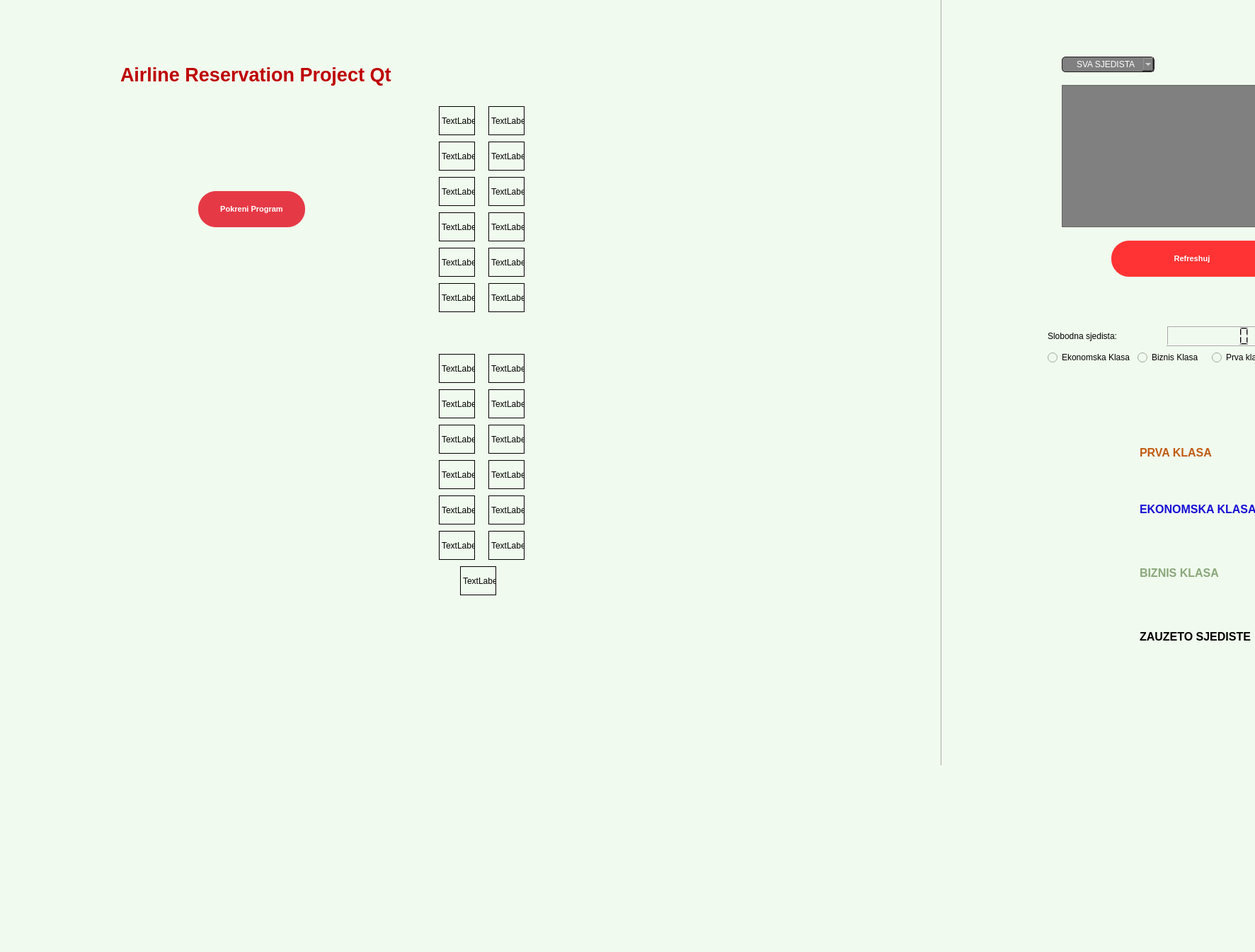
<?xml version="1.0" encoding="UTF-8"?>
<ui version="4.0">
 <class>MainWindow</class>
 <widget class="QMainWindow" name="MainWindow">
  <property name="geometry">
   <rect>
    <x>0</x>
    <y>0</y>
    <width>1773</width>
    <height>1345</height>
   </rect>
  </property>
  <property name="windowTitle">
   <string>MainWindow</string>
  </property>
  <property name="styleSheet">
   <string notr="true">background-color:#f1faee;
</string>
  </property>
  <widget class="QWidget" name="centralwidget">
   <widget class="my_label" name="label_3">
    <property name="geometry">
     <rect>
      <x>620</x>
      <y>200</y>
      <width>51</width>
      <height>41</height>
     </rect>
    </property>
    <property name="toolTip">
     <string>&lt;html&gt;&lt;head/&gt;&lt;body&gt;&lt;p&gt;&lt;span style=&quot; font-weight:600;&quot;&gt;3&lt;/span&gt;&lt;/p&gt;&lt;/body&gt;&lt;/html&gt;</string>
    </property>
    <property name="frameShape">
     <enum>QFrame::Box</enum>
    </property>
    <property name="text">
     <string>TextLabel</string>
    </property>
   </widget>
   <widget class="my_label" name="label_9">
    <property name="geometry">
     <rect>
      <x>620</x>
      <y>350</y>
      <width>51</width>
      <height>41</height>
     </rect>
    </property>
    <property name="toolTip">
     <string>&lt;html&gt;&lt;head/&gt;&lt;body&gt;&lt;p&gt;&lt;span style=&quot; font-weight:600;&quot;&gt;9&lt;/span&gt;&lt;/p&gt;&lt;/body&gt;&lt;/html&gt;</string>
    </property>
    <property name="frameShape">
     <enum>QFrame::Box</enum>
    </property>
    <property name="text">
     <string>TextLabel</string>
    </property>
   </widget>
   <widget class="my_label" name="label_5">
    <property name="geometry">
     <rect>
      <x>620</x>
      <y>250</y>
      <width>51</width>
      <height>41</height>
     </rect>
    </property>
    <property name="toolTip">
     <string>&lt;html&gt;&lt;head/&gt;&lt;body&gt;&lt;p&gt;&lt;span style=&quot; font-weight:600;&quot;&gt;5&lt;/span&gt;&lt;/p&gt;&lt;/body&gt;&lt;/html&gt;</string>
    </property>
    <property name="frameShape">
     <enum>QFrame::Box</enum>
    </property>
    <property name="text">
     <string>TextLabel</string>
    </property>
   </widget>
   <widget class="my_label" name="label_7">
    <property name="geometry">
     <rect>
      <x>620</x>
      <y>300</y>
      <width>51</width>
      <height>41</height>
     </rect>
    </property>
    <property name="toolTip">
     <string>&lt;html&gt;&lt;head/&gt;&lt;body&gt;&lt;p&gt;&lt;span style=&quot; font-weight:600;&quot;&gt;7&lt;/span&gt;&lt;/p&gt;&lt;/body&gt;&lt;/html&gt;</string>
    </property>
    <property name="frameShape">
     <enum>QFrame::Box</enum>
    </property>
    <property name="text">
     <string>TextLabel</string>
    </property>
   </widget>
   <widget class="my_label" name="label_1">
    <property name="geometry">
     <rect>
      <x>620</x>
      <y>150</y>
      <width>51</width>
      <height>41</height>
     </rect>
    </property>
    <property name="toolTip">
     <string>&lt;html&gt;&lt;head/&gt;&lt;body&gt;&lt;p&gt;&lt;span style=&quot; font-weight:600;&quot;&gt;1&lt;/span&gt;&lt;/p&gt;&lt;/body&gt;&lt;/html&gt;</string>
    </property>
    <property name="frameShape">
     <enum>QFrame::Box</enum>
    </property>
    <property name="text">
     <string>TextLabel</string>
    </property>
   </widget>
   <widget class="QLabel" name="label1">
    <property name="geometry">
     <rect>
      <x>39</x>
      <y>-10</y>
      <width>1281</width>
      <height>1061</height>
     </rect>
    </property>
    <property name="text">
     <string/>
    </property>
   </widget>
   <widget class="QPushButton" name="pushButton">
    <property name="geometry">
     <rect>
      <x>280</x>
      <y>270</y>
      <width>151</width>
      <height>51</height>
     </rect>
    </property>
    <property name="font">
     <font>
      <pointsize>-1</pointsize>
      <weight>75</weight>
      <bold>true</bold>
     </font>
    </property>
    <property name="styleSheet">
     <string notr="true">QPushButton
{
	background-color: #e63946;
	color: #fff;
	font-size: 11px;
	font-weight: bold;
	border: none;
	border-radius: 25px;
	padding: 5px;

}


QPushButton::disabled
{
	background-color: #5c5c5c;

}


QPushButton::pressed
{
	background-color: rgb(255, 183, 165);

}</string>
    </property>
    <property name="text">
     <string>Pokreni Program</string>
    </property>
   </widget>
   <widget class="my_label" name="label_4">
    <property name="geometry">
     <rect>
      <x>690</x>
      <y>200</y>
      <width>51</width>
      <height>41</height>
     </rect>
    </property>
    <property name="toolTip">
     <string>&lt;html&gt;&lt;head/&gt;&lt;body&gt;&lt;p&gt;&lt;span style=&quot; font-weight:600;&quot;&gt;4&lt;/span&gt;&lt;/p&gt;&lt;/body&gt;&lt;/html&gt;</string>
    </property>
    <property name="frameShape">
     <enum>QFrame::Box</enum>
    </property>
    <property name="text">
     <string>TextLabel</string>
    </property>
   </widget>
   <widget class="my_label" name="label_8">
    <property name="geometry">
     <rect>
      <x>690</x>
      <y>300</y>
      <width>51</width>
      <height>41</height>
     </rect>
    </property>
    <property name="toolTip">
     <string>&lt;html&gt;&lt;head/&gt;&lt;body&gt;&lt;p&gt;&lt;span style=&quot; font-weight:600;&quot;&gt;8&lt;/span&gt;&lt;/p&gt;&lt;/body&gt;&lt;/html&gt;</string>
    </property>
    <property name="frameShape">
     <enum>QFrame::Box</enum>
    </property>
    <property name="text">
     <string>TextLabel</string>
    </property>
   </widget>
   <widget class="my_label" name="label_10">
    <property name="geometry">
     <rect>
      <x>690</x>
      <y>350</y>
      <width>51</width>
      <height>41</height>
     </rect>
    </property>
    <property name="toolTip">
     <string>&lt;html&gt;&lt;head/&gt;&lt;body&gt;&lt;p&gt;&lt;span style=&quot; font-weight:600;&quot;&gt;10&lt;/span&gt;&lt;/p&gt;&lt;/body&gt;&lt;/html&gt;</string>
    </property>
    <property name="frameShape">
     <enum>QFrame::Box</enum>
    </property>
    <property name="text">
     <string>TextLabel</string>
    </property>
   </widget>
   <widget class="my_label" name="label_6">
    <property name="geometry">
     <rect>
      <x>690</x>
      <y>250</y>
      <width>51</width>
      <height>41</height>
     </rect>
    </property>
    <property name="toolTip">
     <string>&lt;html&gt;&lt;head/&gt;&lt;body&gt;&lt;p&gt;&lt;span style=&quot; font-weight:600;&quot;&gt;6&lt;/span&gt;&lt;/p&gt;&lt;/body&gt;&lt;/html&gt;</string>
    </property>
    <property name="frameShape">
     <enum>QFrame::Box</enum>
    </property>
    <property name="text">
     <string>TextLabel</string>
    </property>
   </widget>
   <widget class="my_label" name="label_2">
    <property name="geometry">
     <rect>
      <x>690</x>
      <y>150</y>
      <width>51</width>
      <height>41</height>
     </rect>
    </property>
    <property name="toolTip">
     <string>&lt;html&gt;&lt;head/&gt;&lt;body&gt;&lt;p&gt;&lt;span style=&quot; font-weight:600;&quot;&gt;2&lt;/span&gt;&lt;/p&gt;&lt;/body&gt;&lt;/html&gt;</string>
    </property>
    <property name="frameShape">
     <enum>QFrame::Box</enum>
    </property>
    <property name="text">
     <string>TextLabel</string>
    </property>
   </widget>
   <widget class="my_label" name="label_15">
    <property name="geometry">
     <rect>
      <x>620</x>
      <y>550</y>
      <width>51</width>
      <height>41</height>
     </rect>
    </property>
    <property name="toolTip">
     <string>&lt;html&gt;&lt;head/&gt;&lt;body&gt;&lt;p&gt;&lt;span style=&quot; font-weight:600;&quot;&gt;15&lt;/span&gt;&lt;/p&gt;&lt;/body&gt;&lt;/html&gt;</string>
    </property>
    <property name="frameShape">
     <enum>QFrame::Box</enum>
    </property>
    <property name="text">
     <string>TextLabel</string>
    </property>
   </widget>
   <widget class="my_label" name="label_17">
    <property name="geometry">
     <rect>
      <x>620</x>
      <y>600</y>
      <width>51</width>
      <height>41</height>
     </rect>
    </property>
    <property name="toolTip">
     <string>&lt;html&gt;&lt;head/&gt;&lt;body&gt;&lt;p&gt;&lt;span style=&quot; font-weight:600;&quot;&gt;17&lt;/span&gt;&lt;/p&gt;&lt;/body&gt;&lt;/html&gt;</string>
    </property>
    <property name="frameShape">
     <enum>QFrame::Box</enum>
    </property>
    <property name="text">
     <string>TextLabel</string>
    </property>
   </widget>
   <widget class="my_label" name="label_13">
    <property name="geometry">
     <rect>
      <x>620</x>
      <y>500</y>
      <width>51</width>
      <height>41</height>
     </rect>
    </property>
    <property name="cursor">
     <cursorShape>ArrowCursor</cursorShape>
    </property>
    <property name="toolTip">
     <string>&lt;html&gt;&lt;head/&gt;&lt;body&gt;&lt;p&gt;&lt;span style=&quot; font-weight:600;&quot;&gt;13&lt;/span&gt;&lt;/p&gt;&lt;/body&gt;&lt;/html&gt;</string>
    </property>
    <property name="frameShape">
     <enum>QFrame::Box</enum>
    </property>
    <property name="text">
     <string>TextLabel</string>
    </property>
   </widget>
   <widget class="my_label" name="label_14">
    <property name="geometry">
     <rect>
      <x>690</x>
      <y>500</y>
      <width>51</width>
      <height>41</height>
     </rect>
    </property>
    <property name="toolTip">
     <string>&lt;html&gt;&lt;head/&gt;&lt;body&gt;&lt;p&gt;&lt;span style=&quot; font-weight:600;&quot;&gt;14&lt;/span&gt;&lt;/p&gt;&lt;/body&gt;&lt;/html&gt;</string>
    </property>
    <property name="frameShape">
     <enum>QFrame::Box</enum>
    </property>
    <property name="text">
     <string>TextLabel</string>
    </property>
   </widget>
   <widget class="my_label" name="label_18">
    <property name="geometry">
     <rect>
      <x>690</x>
      <y>600</y>
      <width>51</width>
      <height>41</height>
     </rect>
    </property>
    <property name="toolTip">
     <string>&lt;html&gt;&lt;head/&gt;&lt;body&gt;&lt;p&gt;&lt;span style=&quot; font-weight:600;&quot;&gt;18&lt;/span&gt;&lt;/p&gt;&lt;/body&gt;&lt;/html&gt;</string>
    </property>
    <property name="frameShape">
     <enum>QFrame::Box</enum>
    </property>
    <property name="text">
     <string>TextLabel</string>
    </property>
   </widget>
   <widget class="my_label" name="label_16">
    <property name="geometry">
     <rect>
      <x>690</x>
      <y>550</y>
      <width>51</width>
      <height>41</height>
     </rect>
    </property>
    <property name="toolTip">
     <string>&lt;html&gt;&lt;head/&gt;&lt;body&gt;&lt;p&gt;&lt;span style=&quot; font-weight:600;&quot;&gt;16&lt;/span&gt;&lt;/p&gt;&lt;/body&gt;&lt;/html&gt;</string>
    </property>
    <property name="frameShape">
     <enum>QFrame::Box</enum>
    </property>
    <property name="text">
     <string>TextLabel</string>
    </property>
   </widget>
   <widget class="my_label" name="label_12">
    <property name="geometry">
     <rect>
      <x>690</x>
      <y>400</y>
      <width>51</width>
      <height>41</height>
     </rect>
    </property>
    <property name="toolTip">
     <string>&lt;html&gt;&lt;head/&gt;&lt;body&gt;&lt;p&gt;&lt;span style=&quot; font-weight:600;&quot;&gt;12&lt;/span&gt;&lt;/p&gt;&lt;/body&gt;&lt;/html&gt;</string>
    </property>
    <property name="frameShape">
     <enum>QFrame::Box</enum>
    </property>
    <property name="text">
     <string>TextLabel</string>
    </property>
   </widget>
   <widget class="my_label" name="label_11">
    <property name="geometry">
     <rect>
      <x>620</x>
      <y>400</y>
      <width>51</width>
      <height>41</height>
     </rect>
    </property>
    <property name="toolTip">
     <string>&lt;html&gt;&lt;head/&gt;&lt;body&gt;&lt;p&gt;&lt;span style=&quot; font-weight:600;&quot;&gt;11&lt;/span&gt;&lt;/p&gt;&lt;/body&gt;&lt;/html&gt;</string>
    </property>
    <property name="frameShape">
     <enum>QFrame::Box</enum>
    </property>
    <property name="text">
     <string>TextLabel</string>
    </property>
   </widget>
   <widget class="my_label" name="label_20">
    <property name="geometry">
     <rect>
      <x>690</x>
      <y>650</y>
      <width>51</width>
      <height>41</height>
     </rect>
    </property>
    <property name="toolTip">
     <string>&lt;html&gt;&lt;head/&gt;&lt;body&gt;&lt;p&gt;&lt;span style=&quot; font-weight:600;&quot;&gt;20&lt;/span&gt;&lt;/p&gt;&lt;/body&gt;&lt;/html&gt;</string>
    </property>
    <property name="frameShape">
     <enum>QFrame::Box</enum>
    </property>
    <property name="text">
     <string>TextLabel</string>
    </property>
   </widget>
   <widget class="my_label" name="label_24">
    <property name="geometry">
     <rect>
      <x>690</x>
      <y>750</y>
      <width>51</width>
      <height>41</height>
     </rect>
    </property>
    <property name="toolTip">
     <string>&lt;html&gt;&lt;head/&gt;&lt;body&gt;&lt;p&gt;&lt;span style=&quot; font-weight:600;&quot;&gt;24&lt;/span&gt;&lt;/p&gt;&lt;/body&gt;&lt;/html&gt;</string>
    </property>
    <property name="frameShape">
     <enum>QFrame::Box</enum>
    </property>
    <property name="text">
     <string>TextLabel</string>
    </property>
   </widget>
   <widget class="my_label" name="label_23">
    <property name="geometry">
     <rect>
      <x>620</x>
      <y>750</y>
      <width>51</width>
      <height>41</height>
     </rect>
    </property>
    <property name="toolTip">
     <string>&lt;html&gt;&lt;head/&gt;&lt;body&gt;&lt;p&gt;&lt;span style=&quot; font-weight:600;&quot;&gt;23&lt;/span&gt;&lt;/p&gt;&lt;/body&gt;&lt;/html&gt;</string>
    </property>
    <property name="frameShape">
     <enum>QFrame::Box</enum>
    </property>
    <property name="text">
     <string>TextLabel</string>
    </property>
   </widget>
   <widget class="my_label" name="label_21">
    <property name="geometry">
     <rect>
      <x>620</x>
      <y>700</y>
      <width>51</width>
      <height>41</height>
     </rect>
    </property>
    <property name="toolTip">
     <string>&lt;html&gt;&lt;head/&gt;&lt;body&gt;&lt;p&gt;&lt;span style=&quot; font-weight:600;&quot;&gt;21&lt;/span&gt;&lt;/p&gt;&lt;/body&gt;&lt;/html&gt;</string>
    </property>
    <property name="frameShape">
     <enum>QFrame::Box</enum>
    </property>
    <property name="text">
     <string>TextLabel</string>
    </property>
   </widget>
   <widget class="my_label" name="label_19">
    <property name="geometry">
     <rect>
      <x>620</x>
      <y>650</y>
      <width>51</width>
      <height>41</height>
     </rect>
    </property>
    <property name="toolTip">
     <string>&lt;html&gt;&lt;head/&gt;&lt;body&gt;&lt;p&gt;&lt;span style=&quot; font-weight:600;&quot;&gt;19&lt;/span&gt;&lt;/p&gt;&lt;/body&gt;&lt;/html&gt;</string>
    </property>
    <property name="frameShape">
     <enum>QFrame::Box</enum>
    </property>
    <property name="text">
     <string>TextLabel</string>
    </property>
   </widget>
   <widget class="my_label" name="label_22">
    <property name="geometry">
     <rect>
      <x>690</x>
      <y>700</y>
      <width>51</width>
      <height>41</height>
     </rect>
    </property>
    <property name="toolTip">
     <string>&lt;html&gt;&lt;head/&gt;&lt;body&gt;&lt;p&gt;&lt;span style=&quot; font-weight:600;&quot;&gt;22&lt;/span&gt;&lt;/p&gt;&lt;/body&gt;&lt;/html&gt;</string>
    </property>
    <property name="frameShape">
     <enum>QFrame::Box</enum>
    </property>
    <property name="text">
     <string>TextLabel</string>
    </property>
   </widget>
   <widget class="my_label" name="label_25">
    <property name="geometry">
     <rect>
      <x>650</x>
      <y>800</y>
      <width>51</width>
      <height>41</height>
     </rect>
    </property>
    <property name="toolTip">
     <string>&lt;html&gt;&lt;head/&gt;&lt;body&gt;&lt;p&gt;&lt;span style=&quot; font-weight:600;&quot;&gt;25&lt;/span&gt;&lt;/p&gt;&lt;/body&gt;&lt;/html&gt;</string>
    </property>
    <property name="frameShape">
     <enum>QFrame::Box</enum>
    </property>
    <property name="text">
     <string>TextLabel</string>
    </property>
   </widget>
   <widget class="QTableView" name="tableView">
    <property name="geometry">
     <rect>
      <x>1500</x>
      <y>120</y>
      <width>331</width>
      <height>201</height>
     </rect>
    </property>
    <property name="styleSheet">
     <string notr="true">QTableView
{
 color: white;
    background-color: gray;

}


QTableView::disabled
{
    background-color: #242526;
    border: 1px solid #32414B;
    color: #656565;
    gridline-color: #656565;
    outline : 0;

}


QTableView::item:hover 
{
    background-color: #bcbdbb;
    color: #000;

}


QTableView::item:selected 
{
	background-color: #ff3333;
    color: #000;

}


QTableView::item:selected:disabled
{
    background-color: #1a1b1c;
    border: 2px solid #525251;
    color: #656565;

}</string>
    </property>
    <property name="gridStyle">
     <enum>Qt::SolidLine</enum>
    </property>
    <property name="sortingEnabled">
     <bool>true</bool>
    </property>
    <attribute name="verticalHeaderShowSortIndicator" stdset="0">
     <bool>true</bool>
    </attribute>
   </widget>
   <widget class="QPushButton" name="pushButton_2">
    <property name="enabled">
     <bool>true</bool>
    </property>
    <property name="geometry">
     <rect>
      <x>1570</x>
      <y>340</y>
      <width>231</width>
      <height>51</height>
     </rect>
    </property>
    <property name="styleSheet">
     <string notr="true">QPushButton
{
	background-color: #ff3333;
	color: #fff;
	font-size: 11px;
	font-weight: bold;
	border: none;
	border-radius: 25px;
	padding: 5px;

}


QPushButton::disabled
{
	background-color: #5c5c5c;

}


QPushButton::pressed
{
	background-color: rgb(255, 183, 165);

}

</string>
    </property>
    <property name="text">
     <string>Refreshuj </string>
    </property>
   </widget>
   <widget class="QLabel" name="poctnaLabela">
    <property name="geometry">
     <rect>
      <x>170</x>
      <y>80</y>
      <width>411</width>
      <height>51</height>
     </rect>
    </property>
    <property name="toolTip">
     <string>&lt;html&gt;&lt;head/&gt;&lt;body&gt;&lt;p&gt;&lt;span style=&quot; font-size:22pt; font-weight:600; color:#710000;&quot;&gt;Airplain Project Qt&lt;/span&gt;&lt;/p&gt;&lt;/body&gt;&lt;/html&gt;</string>
    </property>
    <property name="text">
     <string>&lt;html&gt;&lt;head/&gt;&lt;body&gt;&lt;p&gt;&lt;span style=&quot; font-size:20pt; font-weight:600; color:#be0104;&quot;&gt;Airline Reservation Project Qt&lt;/span&gt;&lt;/p&gt;&lt;/body&gt;&lt;/html&gt;</string>
    </property>
   </widget>
   <widget class="QLabel" name="label_26">
    <property name="geometry">
     <rect>
      <x>1500</x>
      <y>690</y>
      <width>91</width>
      <height>71</height>
     </rect>
    </property>
    <property name="whatsThis">
     <string>&lt;!DOCTYPE HTML PUBLIC &quot;-//W3C//DTD HTML 4.0//EN&quot; &quot;http://www.w3.org/TR/REC-html40/strict.dtd&quot;&gt;
&lt;html&gt;&lt;head&gt;&lt;meta name=&quot;qrichtext&quot; content=&quot;1&quot; /&gt;&lt;style type=&quot;text/css&quot;&gt;
p, li { white-space: pre-wrap; }
&lt;/style&gt;&lt;/head&gt;&lt;body style=&quot; font-family:'MS Shell Dlg 2'; font-size:8pt; font-weight:400; font-style:normal;&quot;&gt;
&lt;p style=&quot;-qt-paragraph-type:empty; margin-top:12px; margin-bottom:12px; margin-left:0px; margin-right:0px; -qt-block-indent:0; text-indent:0px;&quot;&gt;&lt;br /&gt;&lt;/p&gt;&lt;/body&gt;&lt;/html&gt;</string>
    </property>
    <property name="text">
     <string/>
    </property>
    <property name="pixmap">
     <pixmap resource="res.qrc">:/new/prefix1/papa.png</pixmap>
    </property>
    <property name="scaledContents">
     <bool>true</bool>
    </property>
   </widget>
   <widget class="QLabel" name="label_27">
    <property name="geometry">
     <rect>
      <x>1500</x>
      <y>780</y>
      <width>91</width>
      <height>71</height>
     </rect>
    </property>
    <property name="text">
     <string/>
    </property>
    <property name="pixmap">
     <pixmap resource="res.qrc">:/new/prefix1/papa3.png</pixmap>
    </property>
    <property name="scaledContents">
     <bool>true</bool>
    </property>
   </widget>
   <widget class="QLabel" name="label_29">
    <property name="geometry">
     <rect>
      <x>1610</x>
      <y>710</y>
      <width>181</width>
      <height>16</height>
     </rect>
    </property>
    <property name="font">
     <font>
      <family>MS Sans Serif</family>
      <pointsize>12</pointsize>
     </font>
    </property>
    <property name="text">
     <string>&lt;html&gt;&lt;head/&gt;&lt;body&gt;&lt;p&gt;&lt;span style=&quot; font-weight:600; color:#150ed6;&quot;&gt;EKONOMSKA KLASA&lt;/span&gt;&lt;/p&gt;&lt;/body&gt;&lt;/html&gt;</string>
    </property>
    <property name="scaledContents">
     <bool>false</bool>
    </property>
   </widget>
   <widget class="QLabel" name="label_30">
    <property name="geometry">
     <rect>
      <x>1610</x>
      <y>800</y>
      <width>171</width>
      <height>16</height>
     </rect>
    </property>
    <property name="font">
     <font>
      <family>MS Sans Serif</family>
      <pointsize>12</pointsize>
     </font>
    </property>
    <property name="text">
     <string>&lt;html&gt;&lt;head/&gt;&lt;body&gt;&lt;p&gt;&lt;span style=&quot; font-weight:600; color:#89a77a;&quot;&gt;BIZNIS KLASA&lt;/span&gt;&lt;/p&gt;&lt;/body&gt;&lt;/html&gt;</string>
    </property>
    <property name="scaledContents">
     <bool>false</bool>
    </property>
   </widget>
   <widget class="QLabel" name="label_28">
    <property name="geometry">
     <rect>
      <x>1500</x>
      <y>610</y>
      <width>91</width>
      <height>71</height>
     </rect>
    </property>
    <property name="text">
     <string/>
    </property>
    <property name="pixmap">
     <pixmap resource="res.qrc">:/new/prefix1/papa2.png</pixmap>
    </property>
    <property name="scaledContents">
     <bool>true</bool>
    </property>
   </widget>
   <widget class="QLabel" name="label_31">
    <property name="geometry">
     <rect>
      <x>1610</x>
      <y>630</y>
      <width>171</width>
      <height>16</height>
     </rect>
    </property>
    <property name="font">
     <font>
      <family>MS Sans Serif</family>
      <pointsize>12</pointsize>
     </font>
    </property>
    <property name="text">
     <string>&lt;html&gt;&lt;head/&gt;&lt;body&gt;&lt;p&gt;&lt;span style=&quot; font-weight:600; color:#c15b12;&quot;&gt;PRVA KLASA&lt;/span&gt;&lt;/p&gt;&lt;/body&gt;&lt;/html&gt;</string>
    </property>
    <property name="scaledContents">
     <bool>false</bool>
    </property>
   </widget>
   <widget class="QLabel" name="label_32">
    <property name="geometry">
     <rect>
      <x>1500</x>
      <y>870</y>
      <width>91</width>
      <height>71</height>
     </rect>
    </property>
    <property name="text">
     <string/>
    </property>
    <property name="pixmap">
     <pixmap resource="res.qrc">:/new/prefix1/papa4.png</pixmap>
    </property>
    <property name="scaledContents">
     <bool>true</bool>
    </property>
   </widget>
   <widget class="QLabel" name="label_33">
    <property name="geometry">
     <rect>
      <x>1610</x>
      <y>890</y>
      <width>171</width>
      <height>16</height>
     </rect>
    </property>
    <property name="font">
     <font>
      <family>MS Sans Serif</family>
      <pointsize>12</pointsize>
     </font>
    </property>
    <property name="text">
     <string>&lt;html&gt;&lt;head/&gt;&lt;body&gt;&lt;p&gt;&lt;span style=&quot; font-weight:600;&quot;&gt;ZAUZETO SJEDISTE&lt;/span&gt;&lt;/p&gt;&lt;/body&gt;&lt;/html&gt;</string>
    </property>
    <property name="scaledContents">
     <bool>false</bool>
    </property>
   </widget>
   <widget class="QComboBox" name="comboBox">
    <property name="geometry">
     <rect>
      <x>1500</x>
      <y>80</y>
      <width>131</width>
      <height>22</height>
     </rect>
    </property>
    <property name="styleSheet">
     <string notr="true">QComboBox
{
    color: white;
    background-color: gray;
    border-style: solid;
    border: 1px solid #1e1e1e;
    border-radius: 5;
    padding: 1px 0px 1px 20px;
}
QListView::item
{
	color: #31cecb;
	background-color: #454e5e;
	border: none;
	padding: 5px;
	border-radius: 0px;
	padding-left : 10px;
	height: 42px;

}
QListView::item:selected
{
	color: #000;
	background-color: #ff3333;

}</string>
    </property>
    <item>
     <property name="text">
      <string>SVA SJEDISTA</string>
     </property>
    </item>
    <item>
     <property name="text">
      <string>PRVA KLASA</string>
     </property>
    </item>
    <item>
     <property name="text">
      <string>BIZNIS KLASA</string>
     </property>
    </item>
    <item>
     <property name="text">
      <string>EKONOMSKA KLASA</string>
     </property>
    </item>
   </widget>
   <widget class="QWidget" name="layoutWidget">
    <property name="geometry">
     <rect>
      <x>1480</x>
      <y>460</y>
      <width>330</width>
      <height>55</height>
     </rect>
    </property>
    <layout class="QVBoxLayout" name="verticalLayout">
     <item>
      <layout class="QHBoxLayout" name="horizontalLayout_2">
       <item>
        <widget class="QLabel" name="label">
         <property name="font">
          <font>
           <family>MS Sans Serif</family>
          </font>
         </property>
         <property name="text">
          <string>Slobodna sjedista:</string>
         </property>
        </widget>
       </item>
       <item>
        <widget class="QLCDNumber" name="lcdNumber"/>
       </item>
      </layout>
     </item>
     <item>
      <layout class="QHBoxLayout" name="horizontalLayout">
       <item>
        <widget class="QRadioButton" name="radioButton_3">
         <property name="font">
          <font>
           <family>MS Sans Serif</family>
          </font>
         </property>
         <property name="text">
          <string>Ekonomska Klasa</string>
         </property>
        </widget>
       </item>
       <item>
        <widget class="QRadioButton" name="radioButton_2">
         <property name="font">
          <font>
           <family>MS Sans Serif</family>
          </font>
         </property>
         <property name="text">
          <string>Biznis Klasa</string>
         </property>
        </widget>
       </item>
       <item>
        <widget class="QRadioButton" name="radioButton">
         <property name="font">
          <font>
           <family>MS Sans Serif</family>
          </font>
         </property>
         <property name="text">
          <string>Prva klasa</string>
         </property>
        </widget>
       </item>
      </layout>
     </item>
    </layout>
   </widget>
   <widget class="Line" name="line">
    <property name="geometry">
     <rect>
      <x>1320</x>
      <y>-20</y>
      <width>20</width>
      <height>1101</height>
     </rect>
    </property>
    <property name="orientation">
     <enum>Qt::Vertical</enum>
    </property>
   </widget>
   <zorder>layoutWidget</zorder>
   <zorder>label1</zorder>
   <zorder>label_3</zorder>
   <zorder>label_9</zorder>
   <zorder>label_5</zorder>
   <zorder>label_7</zorder>
   <zorder>label_1</zorder>
   <zorder>pushButton</zorder>
   <zorder>label_4</zorder>
   <zorder>label_8</zorder>
   <zorder>label_10</zorder>
   <zorder>label_6</zorder>
   <zorder>label_2</zorder>
   <zorder>label_15</zorder>
   <zorder>label_17</zorder>
   <zorder>label_13</zorder>
   <zorder>label_14</zorder>
   <zorder>label_18</zorder>
   <zorder>label_16</zorder>
   <zorder>label_12</zorder>
   <zorder>label_11</zorder>
   <zorder>label_20</zorder>
   <zorder>label_24</zorder>
   <zorder>label_23</zorder>
   <zorder>label_21</zorder>
   <zorder>label_19</zorder>
   <zorder>label_22</zorder>
   <zorder>label_25</zorder>
   <zorder>tableView</zorder>
   <zorder>pushButton_2</zorder>
   <zorder>poctnaLabela</zorder>
   <zorder>label_26</zorder>
   <zorder>label_27</zorder>
   <zorder>label_29</zorder>
   <zorder>label_30</zorder>
   <zorder>label_28</zorder>
   <zorder>label_31</zorder>
   <zorder>label_32</zorder>
   <zorder>label_33</zorder>
   <zorder>comboBox</zorder>
   <zorder>line</zorder>
  </widget>
  <widget class="QStatusBar" name="statusbar"/>
  <action name="actionIzbrisi_sve_iz_baze">
   <property name="text">
    <string>Izbrisi sve iz baze</string>
   </property>
  </action>
 </widget>
 <customwidgets>
  <customwidget>
   <class>my_label</class>
   <extends>QLabel</extends>
   <header location="global">my_label.h</header>
  </customwidget>
 </customwidgets>
 <resources>
  <include location="res.qrc"/>
 </resources>
 <connections/>
</ui>
